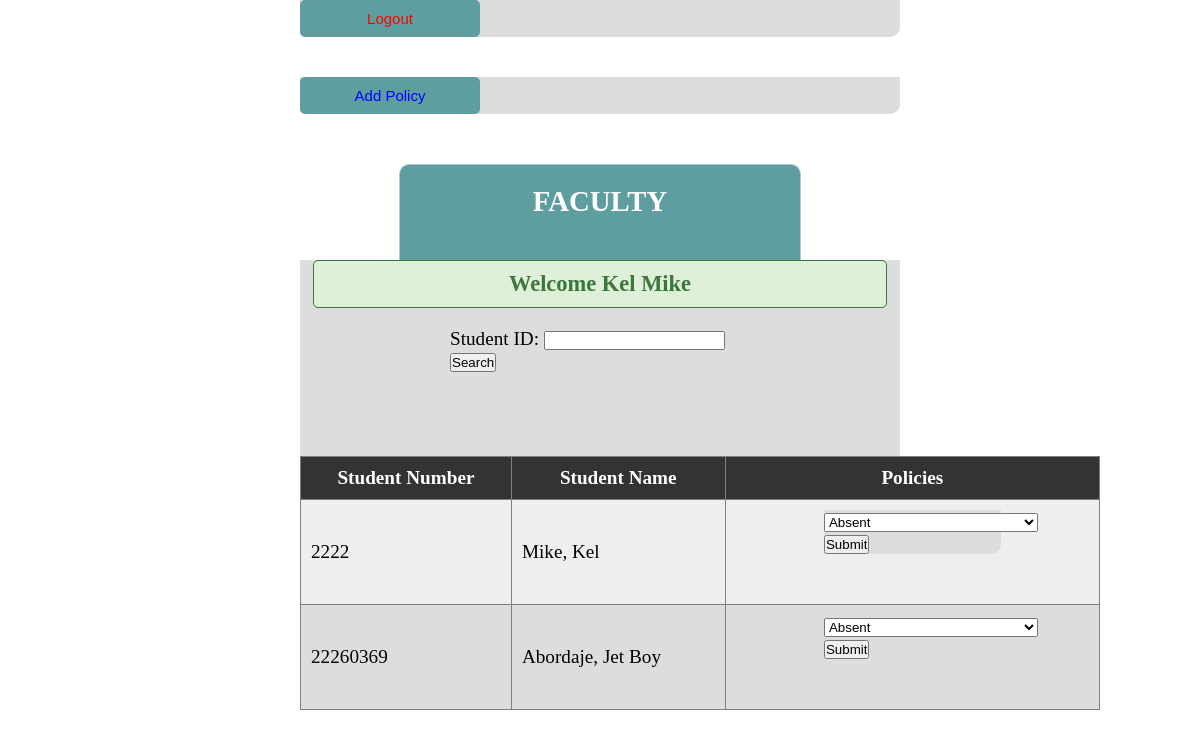
/indexfaculty.php (signed in), run on the app's committed database.
### tables this page shows
CREATE TABLE `users` (
  `firstname` varchar(50) NOT NULL,
  `lastname` varchar(50) NOT NULL,
  `email` varchar(50) NOT NULL,
  `password` varchar(50) NOT NULL,
  `studentid` int(4) NOT NULL,
  `restriction` int(1) DEFAULT NULL
);

### indexfaculty.php (the view, shortened to what this page needs)
<?php
include('server.php');
$mainuser = $_SESSION['studentid'];
?>
<!DOCTYPE html>
<html>
<head>
   <form method="get" action="index.php">
       <button type="submit" name="logout" style="color: red;">Logout</button>
    </form>
     <form method="get" action="addpolicy.php">
    <button type="submit" name="addpolicy" id="addpolicy" style="color: blue;">Add Policy</button>
    </form>
    <link rel="stylesheet" type="text/css" href="style.css">
</head>
<body>
    <div class="header">
        <h2>FACULTY</h2><br>
    </div>
    <div class="content">
        <?php if (isset($_SESSION['studentid'])) : ?>
            <div class="error success">
                <h3 align='center'>
                    <?php
                    $query1 = "SELECT * FROM users where studentid = $mainuser  ";
                    $result1 = mysqli_query($db, $query1);
                    $row = mysqli_fetch_assoc($result1);
                    $specificValue = $row['firstname'] . " " . $row['lastname'];
                    ?>
                    <p>Welcome <strong><?php echo $specificValue; ?></strong></p>
                </h3>
            </div>
        <?php endif ?>
            <form action='indexfaculty.php' method='post'>
            Student ID: <input type="text" name="studentid" size=20 maxlength=40 />
            <input type='submit' name='search' value='Search' />
            </form> <br>
        <br>
        <?php
    $studentsQuery = "SELECT * FROM users WHERE restriction >= 2";
    $studentsResult = $db->query($studentsQuery);
if ($studentsResult->num_rows > 0) {
    echo <<<HTML
    <table border='1' style='margin: 0 auto;'>
        <tr>
            <th>Student Number</th>
            <th>Student Name</th>
            <th>Policies</th>
        </tr>
HTML;
    while ($student = $studentsResult->fetch_assoc()) {
        echo "<tr>";
        echo "<td>{$student["studentid"]}</td>";
        echo "<td>{$student["lastname"]}, {$student["firstname"]}</td>";
        $policiesQuery = "SELECT * FROM policy";
        $policiesResult = $db->query($policiesQuery);
        echo "<td>";
        if ($policiesResult->num_rows > 0) {
            echo "<form method='post' action='processviolation.php'>";
            echo "<select name='selected_policies[{$student["studentid"]}]'>";
            while ($policy = $policiesResult->fetch_assoc()) {
                echo "<option value='{$policy["policynum"]}'>{$policy["policyname"]}</option>";
            }
            echo "</select>";
            echo "<input type='submit' name='submit' value='Submit'>";
            echo "</form>";
        } else {
            echo "No policies found.";
        }
        echo "</td>";
        echo "</tr>";
    }
    echo "</table>";
} else {
    echo "<div style='margin: 0 auto;'>No students found in the database.</div>";
}
?>
    </div>
</body>
</html>

### style.css (style rules this page uses)
* { margin: 0px; padding: 0px; }
body { font-size: 120%; background: white; }
.header { width: 30%; margin: 50px auto 0px; color: white; background: #5F9EA0; text-align: center; border: 1px solid #B0C4DE; border-bottom: none; border-radius: 10px 10px 0px 0px; padding: 20px; }
form, .content { width: 50%; margin: 0px auto; padding: 0px; margin-bottom: 40px; background: #ddd; border-radius: 0px 0px 10px 10px; }
.error { width: 92%; margin: 0px auto; padding: 10px; border: 1px solid #a94442; color: #a94442; background: #f2dede; border-radius: 5px; text-align: left; }
.success { color: #3c763d; background: #dff0d8; border: 1px solid #3c763d; margin-bottom: 20px; }
table { margin-left: -200px; border-collapse: collapse; width: 800px; max-width: 1000px; }
th { background-color: #333; color: white; font-weight: bold; padding: 10px; }
td { padding: 10px; text-align: left; }
tr:nth-child(even) { background-color: #eee; }
tr:nth-child(odd) { background-color: #ddd; }
button { display: block; padding: 10px; font-size: 15px; color: white; background: #5F9EA0; border: none; border-radius: 5px; cursor: pointer; width: 30%; box-sizing: border-box; transition: background-color 0.3s ease; }

### data on the page
users: specificValue "Kel Mike", studentid "2222", lastname "Mike", firstname "Kel"
users: studentid "22260369", lastname "Abordaje", firstname "Jet Boy"

### other printed values
form field value "Absent"
